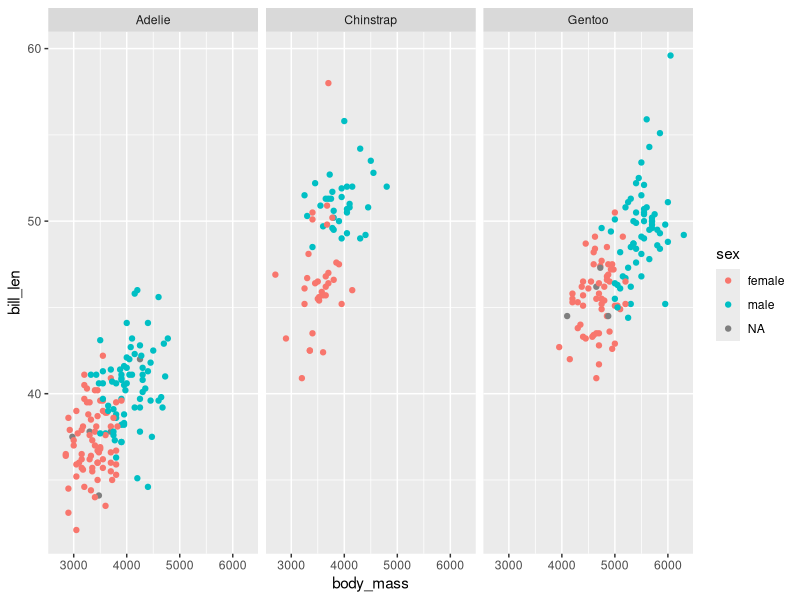
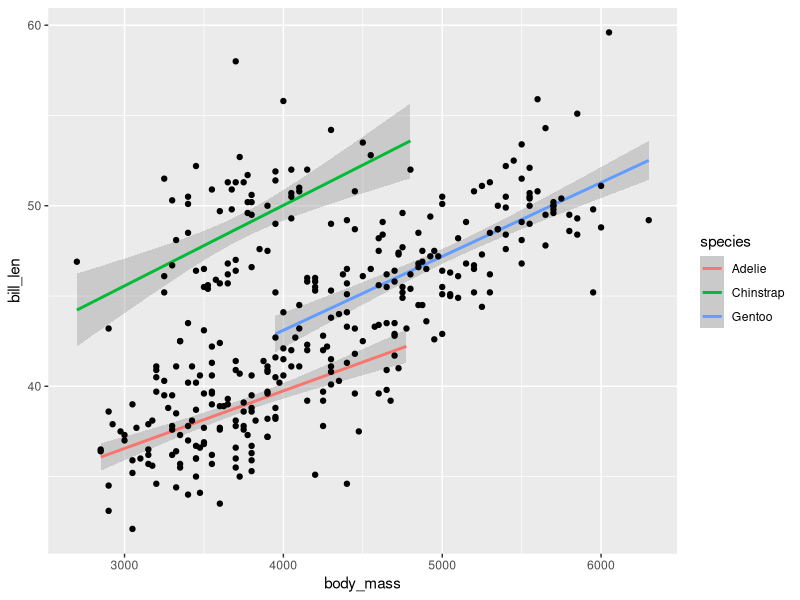

Write R code to recreate these figures, in order.
library(tidyverse)

dt <- penguins

library(ggplot2)

ggplot(penguins, aes(x = body_mass, y = bill_len, colour = sex)) +
  geom_point() + facet_wrap(~species)

ggplot(penguins, aes(x = body_mass, y = bill_len)) + 
  geom_smooth(method = lm, aes(colour = species)) + 
  geom_point()

  
